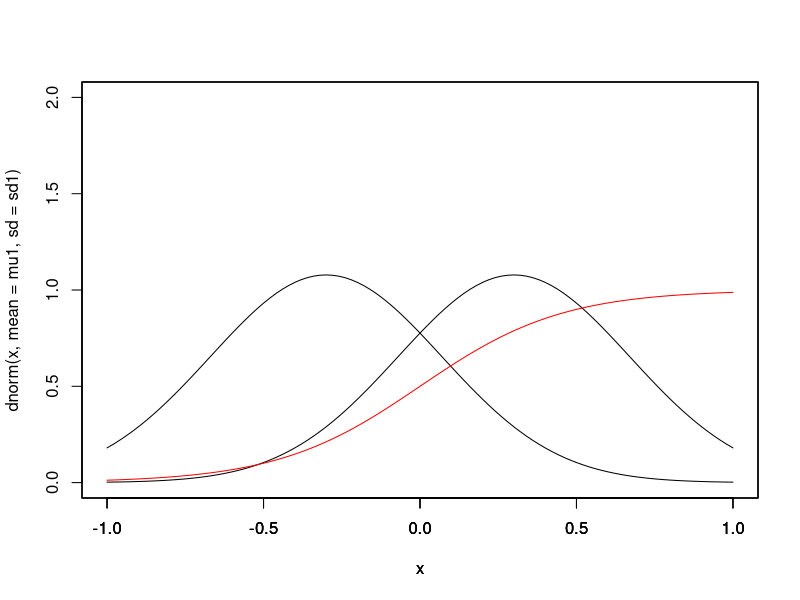
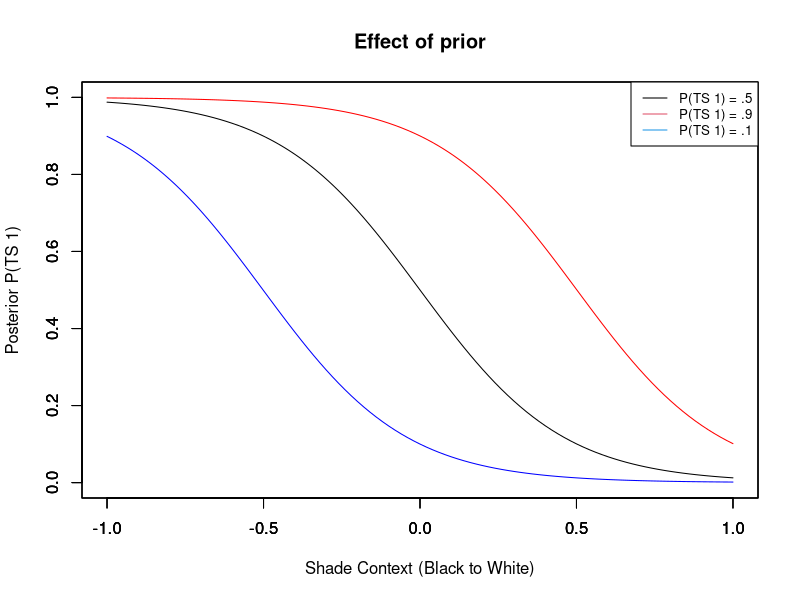
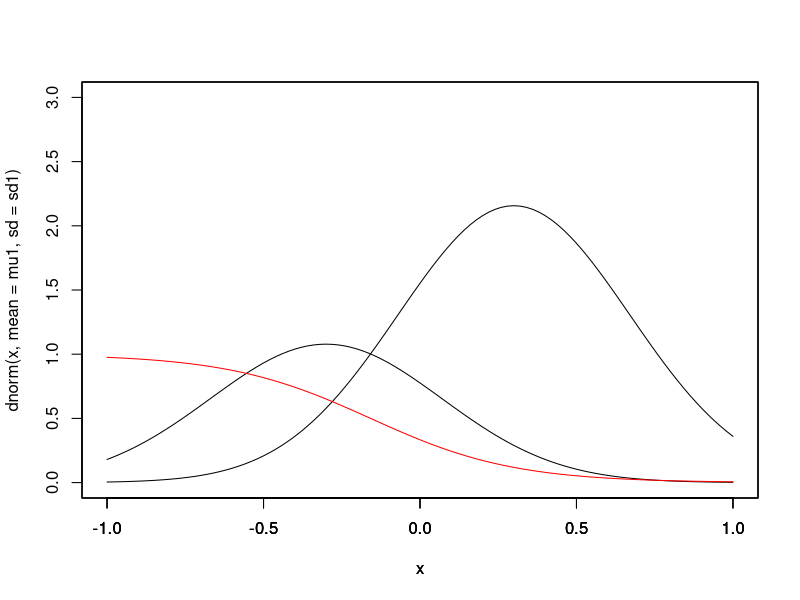
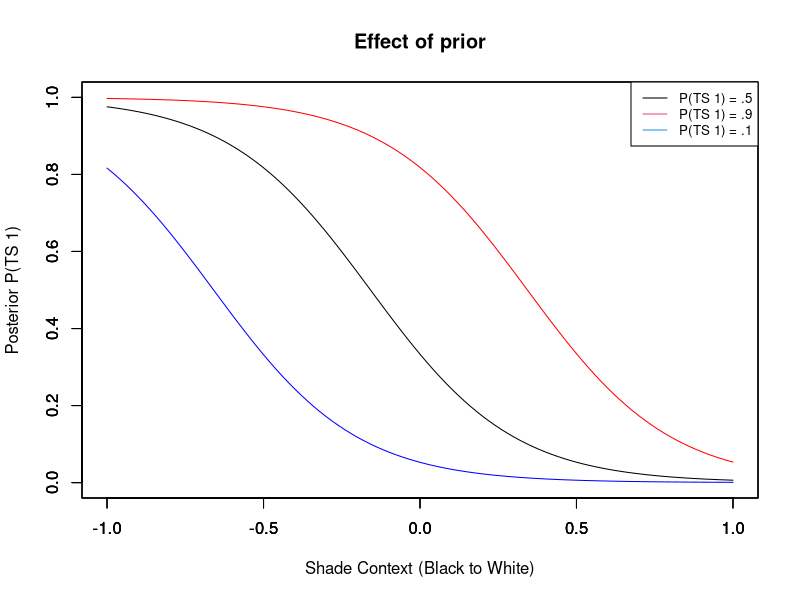
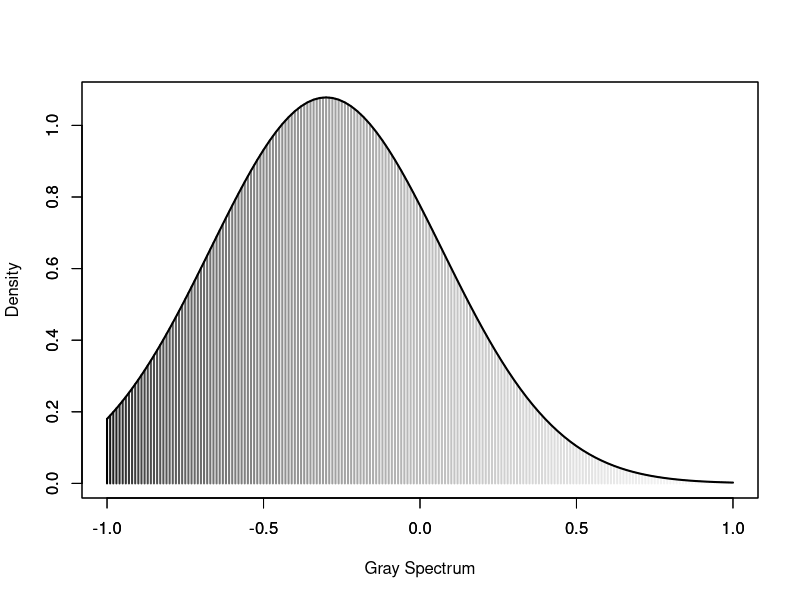
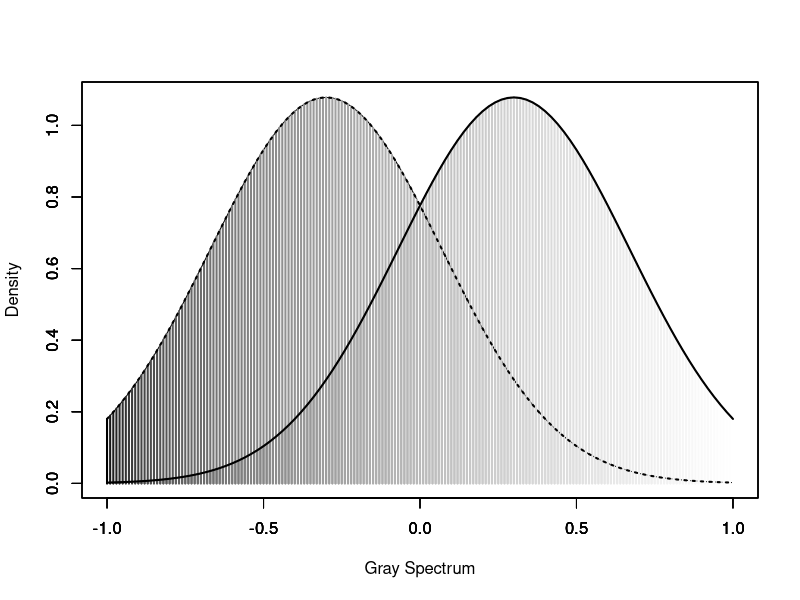

Source code (R) for these figures, in order:
## ---- chunk 1
  #Without hypothesis priors one should change their policy based on whether the
  #context is > 0
  #With recursive transition probability = .9, given you are in state 1, you 
  #should wait until the context = -.5 with these values:
  mu1 = -.3
  mu2 = .3
  sd1 = .37
  sd2 = .37
  
  
  #calculate overlap of two normal distributions
  min.f1f2 <- function(x, mu1, mu2, sd1, sd2) {
    f1 <- dnorm(x, mean=mu1, sd=sd1)
    f2 <- dnorm(x, mean=mu2, sd=sd2)
    pmin(f1, f2)
  }
  
  integrate(min.f1f2, -Inf, Inf, mu1=mu1, mu2=mu2, sd1=sd1, sd2=sd2)

## ---- chunk 2

#graph the two distributions and their relative likelihood assuming a flat prior
curve(dnorm(x,mean = mu1, sd = sd1), -1, 1,
      ylim = c(0,2))
par(new = T)
curve(dnorm(x,mean = mu2, sd = sd2), -1, 1,
      yaxt = "n", ylab = "",ylim = c(0,2))
par(new = T)
curve(dnorm(x,mean = mu2, sd = sd2)/
        (dnorm(x,mean = mu2, sd = sd2)+dnorm(x,mean = mu1, sd = sd1)),
      -1, 1, yaxt = "n", ylab = "", ylim = c(0,2), col = 'red')


#show relative likelihood including a recursive transition probability of .9
#dashed line shows the likelihood given that one is in state 2 (mu = mu2)
#dotted line shows likelihood given one is in state 1
relative_probabilities = function(x,prior1, prior2) {
    dnorm(x,mean = mu1, sd = sd1)*prior1/
          (dnorm(x,mean = mu2, sd = sd2)*prior2+
             dnorm(x,mean = mu1, sd = sd1)*prior1)
  }

curve(relative_probabilities(x,.5,.5),-1,1,ylim=c(0,1), 
      ylab = "Posterior P(TS 1)", xlab = "Shade Context (Black to White)")
par(new = T)
curve(relative_probabilities(x,.9,.1),-1,1,ylim=c(0,1), 
      col = 'red',xlab = "", ylab = "")
par(new = T)
curve(relative_probabilities(x,.1,.9),-1,1,ylim=c(0,1), col = 'blue',  
      xlab = "", ylab = "")
title("Effect of prior")
legend("topright",  legend = c("P(TS 1) = .5","P(TS 1) = .9","P(TS 1) = .1"), 
       lty=c(1,1,1), col=c(1,2,4),ncol=1, cex = .8)

## ---- chunk 3
#incorporate utility, weight probabilities by maximal utility possible
choice_probabilities = function(x,prior1, prior2, value1, value2) {
    dnorm(x,mean = mu1, sd = sd1)*prior1*value1/
          (dnorm(x,mean = mu2, sd = sd2)*prior2*value2+
             dnorm(x,mean = mu1, sd = sd1)*prior1*value1)
  }


#graph the two distributions and their relative likelihood assuming a flat prior
curve(dnorm(x,mean = mu1, sd = sd1), -1, 1,
      ylim = c(0,3))
par(new = T)
curve(2*dnorm(x,mean = mu2, sd = sd2), -1, 1,
      yaxt = "n", ylab = "",ylim = c(0,3))
par(new = T)
curve(dnorm(x,mean = mu1, sd = sd1)/
        (dnorm(x,mean = mu1, sd = sd1)+dnorm(x,mean = mu2, sd = sd2)*2),
      -1, 1, yaxt = "n", ylab = "", ylim = c(0,3), col = 'red')

#show relative likelihood including a recursive transition probability of .9
#dashed line shows the likelihood given that one is in state 2 (mu = mu2)
#dotted line shows likelihood given one is in state 1
curve(choice_probabilities(x,.5,.5,1,2),-1,1,ylim=c(0,1), 
      ylab = "Posterior P(TS 1)", xlab = "Shade Context (Black to White)")
par(new = T)
curve(choice_probabilities(x,.9,.1,1,2),-1,1,ylim=c(0,1), 
      col = 'red',xlab = "", ylab = "")
par(new = T)
curve(choice_probabilities(x,.1,.9,1,2),-1,1,ylim=c(0,1), col = 'blue',  
      xlab = "", ylab = "")
title("Effect of prior")
legend("topright",  legend = c("P(TS 1) = .5","P(TS 1) = .9","P(TS 1) = .1"), 
       lty=c(1,1,1), col=c(1,2,4),ncol=1, cex = .8)
## ---- chunk 4
x <- seq(from=-1, to=1,by=0.01)

curve(dnorm(x,-.3,.37), xlim=c(-1,1), 
      xlab = "Gray Spectrum", ylab = "Density")
segments(x, rep(0,length(x)),x,dnorm(x,-.3,.37) , 
         col=grey.colors(length(x), start = 0, end = 1), lwd=2)
par(new = T)
curve(dnorm(x,-.3,.37), xlim=c(-1,1), ylab = "", xlab = "", lwd = 2)


curve(dnorm(x,-.3,.37), xlim=c(-1,1), 
      xlab = "Gray Spectrum", ylab = "Density")
segments(x, rep(0,length(x)),x,dnorm(x,-.3,.37) , 
         col=grey.colors(length(x), start = 0, end = 1), lwd=2)
par(new = T)
curve(dnorm(x,.3,.37), xlim=c(-1,1), ylab = "", xlab = "")
segments(x, rep(0,length(x)),x,dnorm(x,.3,.37) , 
         col=grey.colors(length(x), start = 0, end = 1), lwd=2)
par(new=T)
curve(dnorm(x,.3,.37), xlim=c(-1,1), ylab = "", xlab = "", lwd = 2)
par(new=T)
curve(dnorm(x,-.3,.37), xlim=c(-1,1), ylab = "", xlab = "", lwd = 2, lty = 3)


